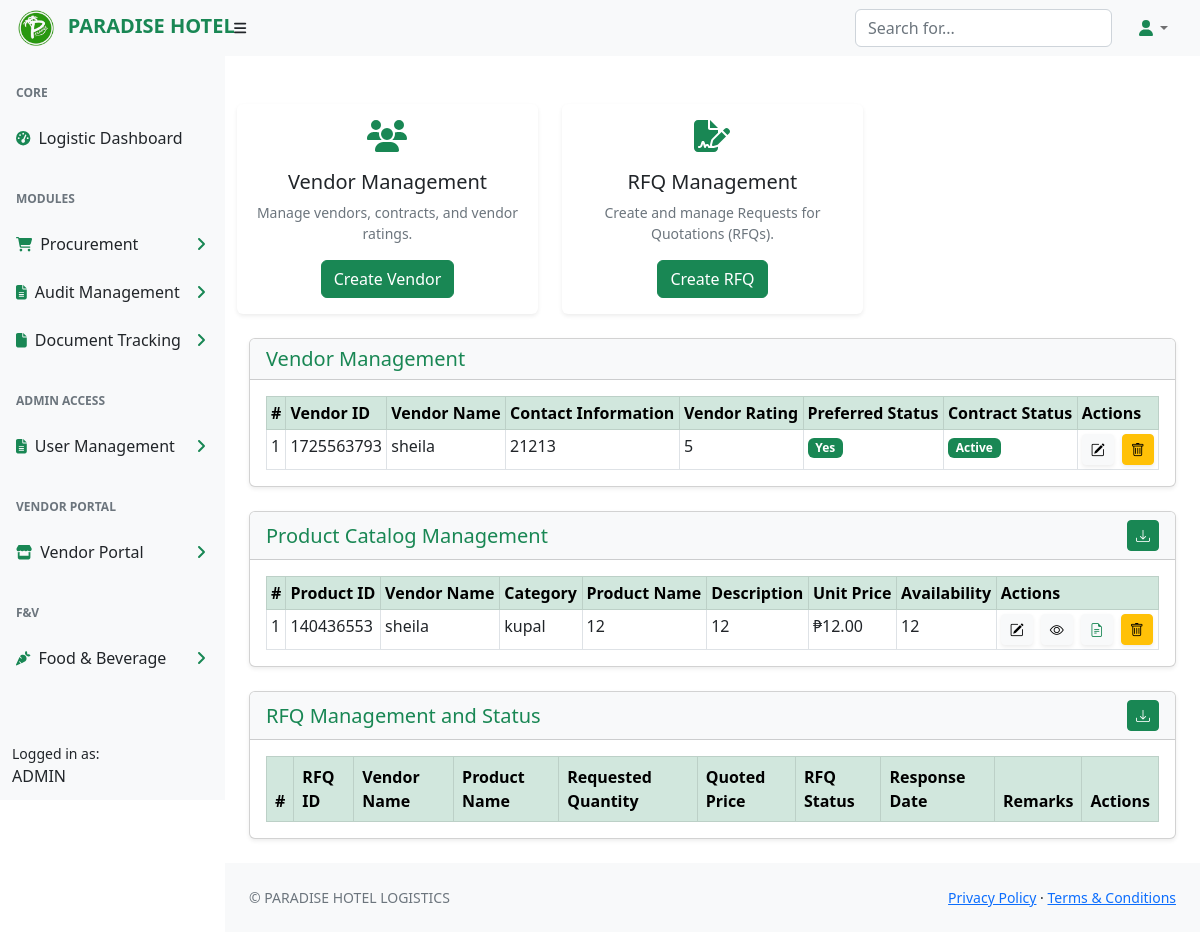
Before: /vendor-request-for-qoute (signed in) with the older database file.
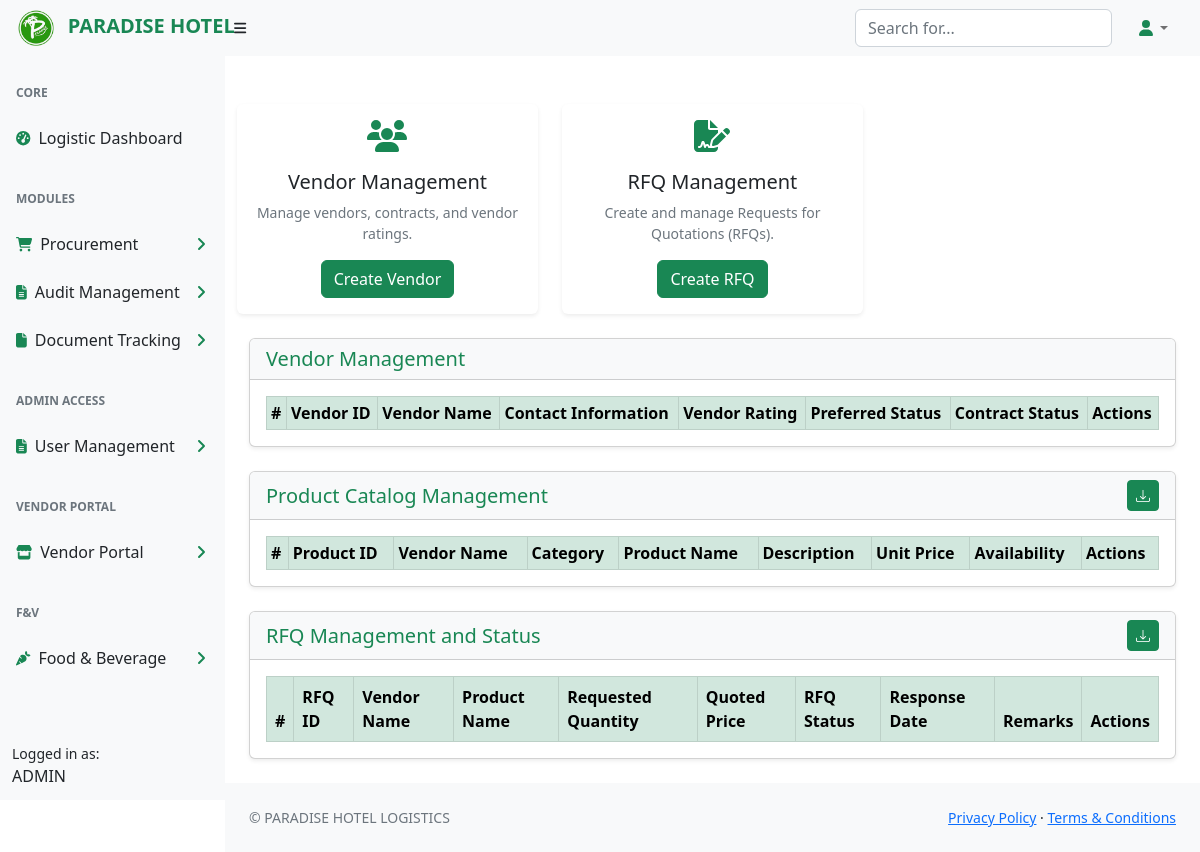
After: the same page with the newer database file.
### tables this page shows
CREATE TABLE `vendors` (
  `vendor_id` int(11) NOT NULL,
  `vendor_name` varchar(255) NOT NULL,
  `contact_info` varchar(255) NOT NULL,
  `vendor_rating` int(11) NOT NULL,
  `preferred_status` enum('Yes','No') NOT NULL,
  `contract_status` enum('Active','Inactive') NOT NULL
);

CREATE TABLE `vendor_products` (
  `product_id` int(11) NOT NULL,
  `vendor_id` int(11) NOT NULL,
  `product_name` varchar(255) NOT NULL,
  `category` varchar(255) DEFAULT NULL,
  `category_id` int(11) DEFAULT NULL,
  `description` text DEFAULT NULL,
  `unit_price` float NOT NULL,
  `availability` int(11) NOT NULL
);

CREATE TABLE `categories` (
  `category_id` int(11) NOT NULL,
  `category_name` varchar(255) NOT NULL
);

### app/core/database.php (called while the page is built, shortened)
<?php
class Database
{
    public $DB_HOST = "localhost";
    public $DB_USER = "root";
    public $DB_PASSWORD = "";
    public $DB_NAME = "hotel_crm";
    public $DB;
    public function DB_CONNECTION()
    {
        $this->DB = new mysqli($this->DB_HOST, $this->DB_USER, $this->DB_PASSWORD, $this->DB_NAME);
    }
    public function SELECT($table, $fields, $options = '', $params = [])
    {
        $query = "SELECT {$fields} FROM {$table} {$options}";
        $stmt = $this->DB->prepare($query);
        $stmt->execute();
        $result = $stmt->get_result();
        $data = $result->fetch_all(MYSQLI_ASSOC);
        return $data;
    }
    public function SELECT_ONE_WHERE($table, $fields, $where, $options = '')
    {
        $condition = "";
        foreach ($where as $key => $value) {
            $condition .= $key . " = ? AND ";
        }
        $condition = substr($condition, 0, -5);
        $query = "SELECT {$fields} FROM {$table} WHERE {$condition} {$options} LIMIT 1";
        $stmt = $this->DB->prepare($query);
        if ($where) {
            $types = str_repeat('s', count($where));
            $stmt->bind_param($types, ...array_values($where));
        }
        $stmt->execute();
        $result = $stmt->get_result();
        return $result->fetch_assoc();
    }
}

### app/init.php (called while the page is built, shortened)
<?php
require("core/database.php");
require("core/utils.php");
$DB = new Database();

### app/core/utils.php (called while the page is built, shortened)
<?php
function CHARS($string)
{
    return htmlspecialchars($string ?? '');
}
function NUMBER_PHP_2($int)
{
    return '₱' . number_format($int, 2);
}

### page/vendor-request-for-qoute/Main.php (the view, shortened to what the rows shown need)
<?php
$vendors = $DB->SELECT("vendors", "*");
$products = $DB->SELECT("vendor_products", "*");
?>
<div class="container mt-5">
    <div class="container mt-4">
        <div class="card shadow-sm mb-4">
            <div class="card-body">
                <div class="table-responsive">
                    <table id="dataTable1" class="table table-bordered table-hover table-sm mb-0 shadow-sm">
                        <thead class="table-success">
                            <tr>
                                <th>#</th>
                                <th>Vendor ID</th>
                                <th>Vendor Name</th>
                                <th>Contact Information</th>
                                <th>Vendor Rating</th>
                                <th>Preferred Status</th>
                                <th>Contract Status</th>
                                <th>Actions</th>
                            </tr>
                        </thead>
                        <tbody>
                            <?php $i = 1;
                            foreach ($vendors as $vendor): ?>
                                <tr>
                                    <td><?= $i++; ?></td>
                                    <td><?= $vendor['vendor_id']; ?></td>
                                    <td><?= $vendor['vendor_name']; ?></td>
                                    <td><?= $vendor['contact_info']; ?></td>
                                    <td><?= $vendor['vendor_rating']; ?></td>
                                    <td>
                                        <?php if ($vendor['preferred_status'] == 'Yes'): ?>
                                            <span class="badge bg-success"><?= $vendor['preferred_status']; ?></span>
                                        <?php else: ?>
                                            <span class="badge bg-danger"><?= $vendor['preferred_status']; ?></span>
                                        <?php endif; ?>
                                    </td>
                                    <td>
                                        <?php if ($vendor['contract_status'] == 'Active'): ?>
                                            <span class="badge bg-success"><?= $vendor['contract_status']; ?></span>
                                        <?php else: ?>
                                            <span class="badge bg-danger"><?= $vendor['contract_status']; ?></span>
                                        <?php endif; ?>
                                    </td>
                                    <td>
                                        <div class="d-flex gap-2">
                                            <button class="btn btn-sm btn-light shadow-sm btnEditVendor"
                                                data-vendor_id="<?= $vendor['vendor_id']; ?>">
                                                <i class="bi bi-pencil-square"></i>
                                            </button>
                                            <button class="btn btn-sm btn-warning shadow-sm removeVendor"
                                                data-vendor_id="<?= $vendor['vendor_id']; ?>">
                                                <i class="bi bi-trash"></i>
                                            </button>
                                        </div>
                                    </td>
                                </tr>
                            <?php endforeach; ?>
                        </tbody>
                    </table>
                </div>
            </div>
        </div>
    </div>
    <div class="container mt-4">
        <div class="card shadow-sm mb-4">
            <div class="card-body">
                <div class="table-responsive">
                    <table id="dataTable2" class="table table-bordered table-hover table-sm mb-0 shadow-sm">
                        <thead class="table-success">
                            <tr>
                                <th>#</th>
                                <th>Product ID</th>
                                <th>Vendor Name</th>
                                <th>Category</th>
                                <th>Product Name</th>
                                <th>Description</th>
                                <th>Unit Price</th>
                                <th>Availability</th>
                                <th>Actions</th>
                            </tr>
                        </thead>
                        <tbody>
                            <?php $i = 1;
                            foreach ($products as $product): ?>
                                <?php
                                $where = array("vendor_id" => $product['vendor_id']);
                                $vendor_name = $DB->SELECT_ONE_WHERE("vendors", "vendor_name", $where);
                                $vendorName = $vendor_name ? CHARS($vendor_name['vendor_name']) : 'Unknown Vendor';
                                $category = $DB->SELECT_ONE_WHERE("categories", "category_name", array("category_id" => $product['category_id']));
                                $categoryName = $category ? CHARS($category['category_name']) : 'Unknown Category';
                                ?>
                                <tr>
                                    <td><?= $i++; ?></td>
                                    <td><?= $product['product_id']; ?></td>
                                    <td><?= $vendorName; ?></td>
                                    <td><?= $categoryName; ?></td>
                                    <td><?= $product['product_name']; ?></td>
                                    <td><?= $product['description']; ?></td>
                                    <td><?= NUMBER_PHP_2($product['unit_price']); ?></td>
                                    <td><?= $product['availability']; ?></td>
                                    <td>
                                        <div class="d-flex gap-2">
                                            <button class="btn btn-sm btn-light shadow-sm editProduct"
                                                data-product_id="<?= $product['product_id']; ?>">
                                                <i class="bi bi-pencil-square"></i>
                                            </button>
                                            <button class="btn btn-sm btn-light shadow-sm viewProduct"
                                                data-product_id="<?= $product['product_id']; ?>">
                                                <i class="bi bi-eye"></i>
                                            </button>
                                            <button class="btn btn-sm btn-light shadow-sm generateReportProduct text-success"
                                                data-product_id="<?= $product['product_id']; ?>">
                                                <i class="bi bi-file-earmark-text"></i>
                                            </button>
                                            <button class="btn btn-sm btn-warning shadow-sm removeProduct"
                                                data-product_id="<?= $product['product_id']; ?>">
                                                <i class="bi bi-trash"></i>
                                            </button>
                                        </div>
                                    </td>
                                </tr>
                            <?php endforeach; ?>
                        </tbody>
                    </table>
                </div>
            </div>
        </div>
    </div>
    <div class="container mt-4">
        <div class="card shadow-sm mb-4">
            <div class="card-body">
                <div class="table-responsive">
                    <table id="dataTable3" class="table table-bordered table-hover table -sm mb-0 shadow-sm">
                        <thead class="table-success">
                            <tr>
                                <th>#</th>
                                <th>RFQ ID</th>
                                <th>Vendor Name</th>
                                <th>Product Name</th>
                                <th>Requested Quantity</th>
                                <th>Quoted Price</th>
                                <th>RFQ Status</th>
                                <th>Response Date</th>
                                <th>Remarks</th>
                                <th>Actions</th>
                            </tr>
                        </thead>
                    </table>
                </div>
            </div>
        </div>
    </div>
</div>

Changed rows visible on the page:
removed vendors: vendor_id "1725563793", vendor_name "sheila", contact_info "21213", vendor_rating "5", preferred_status "Yes", contract_status "Active"
removed vendor_products: product_id "140436553", vendor.vendor_name "sheila", category.category_name "kupal", product_name "12", description "12", unit_price "₱12.00", availability "12"
